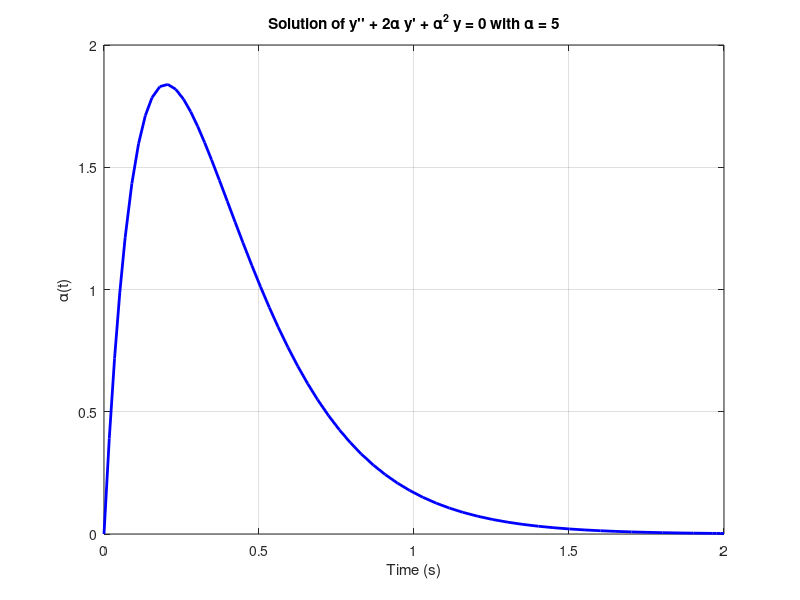

Write MATLAB code to recreate this figure.
% Define the parameter alpha
alpha = 5;

% Time span for simulation
tspan = [0 2];  % 0 to 2 seconds

% Initial conditions:
% y(0) = 0
% y'(0) = alpha^2
y0 = [0; alpha^2];

% Define the system of first-order ODEs:
% Let y1 = y, y2 = y'
% Then dy1/dt = y2
%      dy2/dt = -2*alpha*y2 - alpha^2*y1

odefun = @(t, y) [y(2); -2*alpha*y(2) - alpha^2*y(1)];

% Solve the system using ode45
[t, Y] = ode45(odefun, tspan, y0);

% Plot the solution
figure;
plot(t, Y(:,1), 'b-', 'LineWidth', 2);
xlabel('Time (s)');
ylabel('\alpha(t)');
title(['Solution of y'''' + 2\alpha y'' + \alpha^2 y = 0 with \alpha = ', num2str(alpha)]);
grid on;
